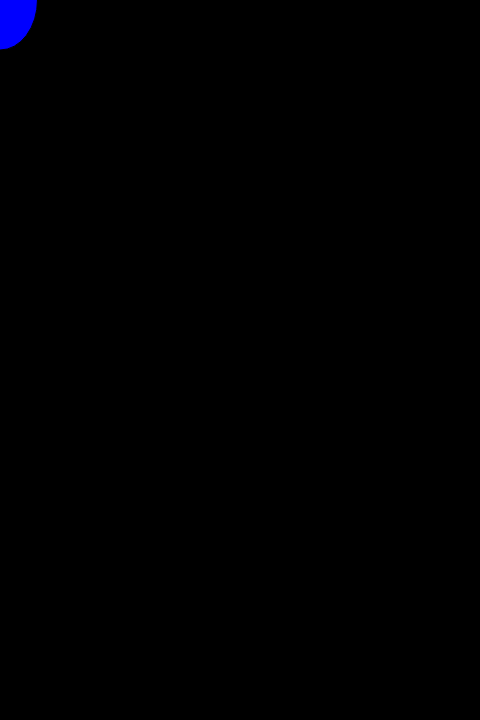
Frame 1 (no input)
Frame 60 (no input): identical to frame 1, image omitted
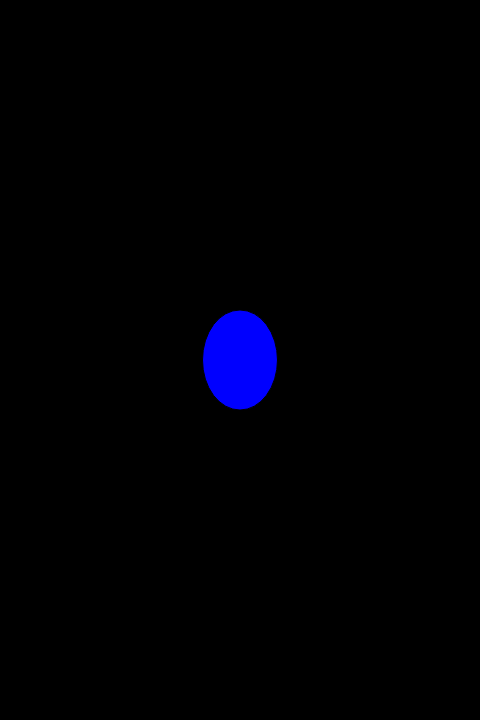
Frame 120 (the mouse pressed at the canvas centre since frame 60)

The p5.js sketch that drew these frames (run headless with seeded random() and noise() and a simulated clock; from frame 60 on, the mouse is pressed at the canvas centre):

// p5.js sketch
// ── sketch.js
// Learning Processing
// Daniel Shiffman
// http://www.learningprocessing.com

// Example 1-1: stroke and fill

function setup() {
  createCanvas(480, 720);
  stroke(0);
  fill(255);
}

function draw() {
  background(0);
  fill(0,0,255);
  ellipse(mouseX,mouseY,75,100);
}
